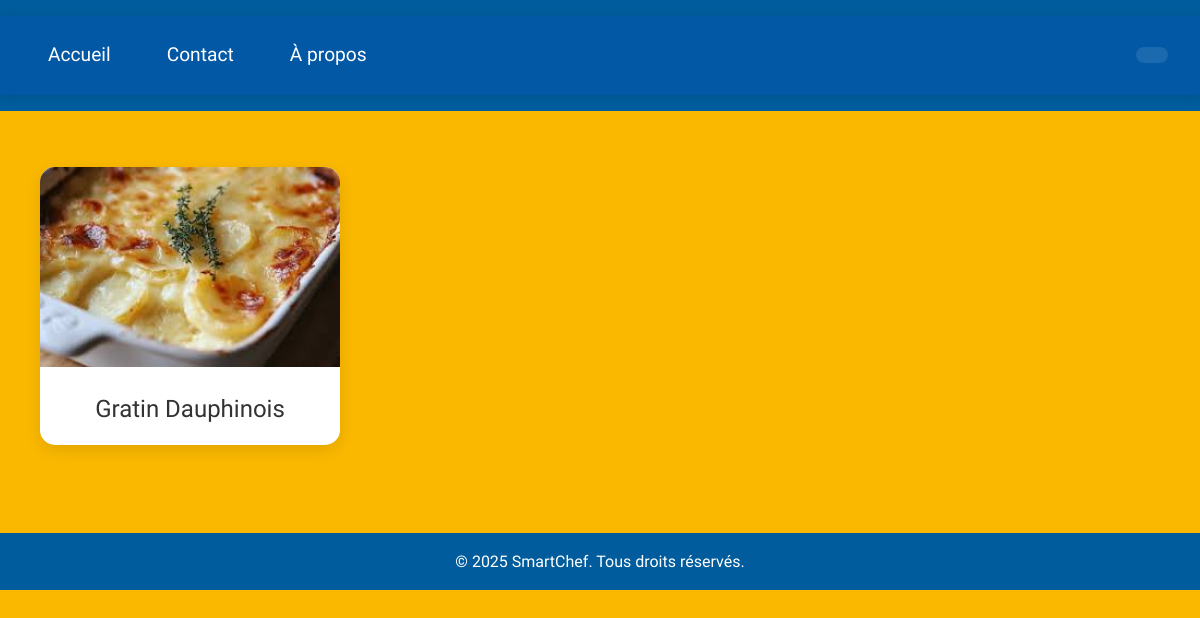
Screenshot of /recc.php?cat=gratins with the database file from the repository.
### tables this page shows
CREATE TABLE `recetts` (
  `id` int(11) NOT NULL,
  `name` varchar(255) NOT NULL,
  `ingredients` text NOT NULL,
  `preparation` text NOT NULL,
  `preparation_time` int(11) NOT NULL,
  `cooking_time` int(11) NOT NULL,
  `servings` int(11) NOT NULL,
  `image_path` varchar(255) NOT NULL,
  `user_id` int(11) NOT NULL,
  `created_at` timestamp NOT NULL DEFAULT current_timestamp(),
  `cat` varchar(255) NOT NULL,
  `nb` text NOT NULL
);

### recc.php (the view, shortened to what this page needs)
<?php
include "php/cnx.php";
$stmt = mysqli_prepare($cnx, "SELECT id, name, image_path FROM recetts WHERE cat = ?");
mysqli_stmt_bind_param($stmt, "s", $_GET['cat']);
mysqli_stmt_execute($stmt);
$result_item = mysqli_stmt_get_result($stmt);
?>
<!DOCTYPE html>
<html lang="en">
<head>
    <link rel="stylesheet" href="css/style1.css">
</head>
<body>
    <header><?php include "nav.php"; ?></header>
    <section class="section2">
        <?php if(mysqli_num_rows($result_item) == 0) : ?>
            <script>
                alert("Catégorie vide !");
                window.location.href = "index1.php";
            </script>
        <?php else : ?>
            <?php while($row = mysqli_fetch_assoc($result_item)) : ?>
                <?php
                $image_file = 'php/uploads/' . basename($row['image_path']);
                ?>
                <div class="position">
                    <div class="bordure">
                        <a href="advanced.php?id=<?= $row['id'] ?>">
                            <img src="<?= $image_file ?>"
                                 alt="<?= htmlspecialchars($row['name']) ?>"
                                 class="recette-image">
                        </a>
                        <h3><?= htmlspecialchars($row['name']) ?></h3>
                    </div>
                </div>
            <?php endwhile; ?>
        <?php endif; ?>
    </section>
    <footer><?php include "footer.php"; ?></footer>
</body>
</html>

### css/style1.css (style rules this page uses)
* { margin: 0; padding: 0; box-sizing: border-box; list-style-type: none; text-decoration: none; }
body { font-family: 'Advent Pro', sans-serif; background-image: linear-gradient(to top, #FAB800 100%, #FAB800 100%); color: #333; line-height: 1.6; }
header { background-color: #005C9C; padding: 1rem 0; text-align: center; }
h3 { font-size: 1.5rem; text-align: center; font-family: 'Advent Pro', sans-serif; font-weight: 500; margin: 1rem 0; }
a { color: #005C9C; transition: color 0.3s ease; }
.section1, .section2, .section3 { display: flex; overflow-x: auto; flex-wrap: nowrap; gap: 20px; padding: 2rem 1rem; scrollbar-width: thin; }
.position { display: flex; justify-content: space-evenly; flex-wrap: wrap; }
.bordure { width: 300px; background: white; margin: 1.5rem; text-align: center; border-radius: 15px; box-shadow: 0 5px 15px rgba(0, 0, 0, 0.1); transition: transform 0.5s ease; overflow: hidden; }
.section2 img { width: 100%; height: 200px; object-fit: cover; }
footer { background-color: #005C9C; color: #fff; text-align: center; padding: 1.5rem 0; margin-top: 2rem; }
.section1, .section2, .section3 { animation: fadeIn 0.8s ease-out; }

### css/style.css (style rules this page uses)
* { margin: 0; padding: 0; box-sizing: border-box; list-style-type: none; text-decoration: none; }
body { font-family: 'Advent Pro', sans-serif; background-image: linear-gradient(to top, #FAB800 100%, #FAB800 100%); color: #333; line-height: 1.6; }
header { background-color: #005C9C; padding: 1rem 0; text-align: center; }
footer { background-color: #005C9C; color: #fff; text-align: center; padding: 1rem 0; margin-top: 2rem; }

### rows the page displays
recetts: image_path+name (picture), name "Gratin Dauphinois"
